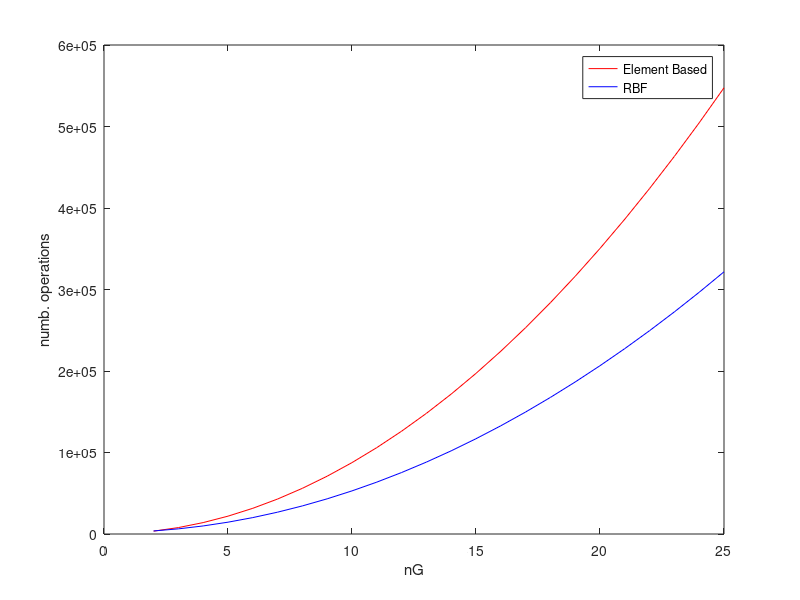

This figure's MATLAB source:
% clear
% close all
% clc


% comparing the cost of EB algorithm and RBF

% consider mesh made of structured patches with one grid contained into the
% other

% assume hexa27 with curved interfaces

% assume 3 avg iteration per element based

ng = 2:25;

el_type = 'hexa';

rh = 1/2;         % h_slave/h_master

% costQuad8 = 0;
% costQuad9 = 75;         % minimum flops required to assemble each system

% estimate relative number of operation according to mesh size ratio
if rh >= 1
  R_slave = 0.5*(rh^2+1);
else
  R_slave = (1/rh)^2;
end


c_hexa27 = 160;   % 27+2nN (dN) + 16+nN (N) + 3^3 + 9nN
c_hexa8 = 73;     % 12 (dN) + 16 (N) + 3^3 + 9nN
switch el_type
  case 'hexa'
    c_eb = c_hexa8;
    it_avg = 3;
  case 'hexa27'
    c_eb = c_hexa27;
    it_avg = 3;
end

cost_per_gp = R_slave*(it_avg*c_eb);
eb_cost = @(x) (x.^2)*cost_per_gp;


if rh >= 1
  R_master = rh^2;
  R_slave2 = 1/rh^2; % reduced cost of evaluation after support detection
else
  R_master = 1;
  R_slave2 = 1; % reduced cost of evaluation after support detection
end

nInt = 16;
nIntSupp = 9;

c_hexa8 = R_slave*4*(2*nInt);

c_hexa27 = R_slave*3*(2*nIntSupp) + R_slave2*9*(2*nInt);

switch el_type
  case 'hexa'
    N = 4;
    c_rbf = c_hexa8;
  case 'hexa27'
    c_rbf = c_hexa27;
    N = 9;
end


% assume initial support detection

rbf_cost = @(x) R_master*((1/6)*nInt^3 + N*nInt^2) + x.^2*c_rbf;



figure(1)
eb = eb_cost(ng);
plot(ng,eb,'r-')

hold on

rbf = rbf_cost(ng);
plot(ng,rbf,'b-')


xlabel('nG')
ylabel('numb. operations')

legend('Element Based','RBF')



